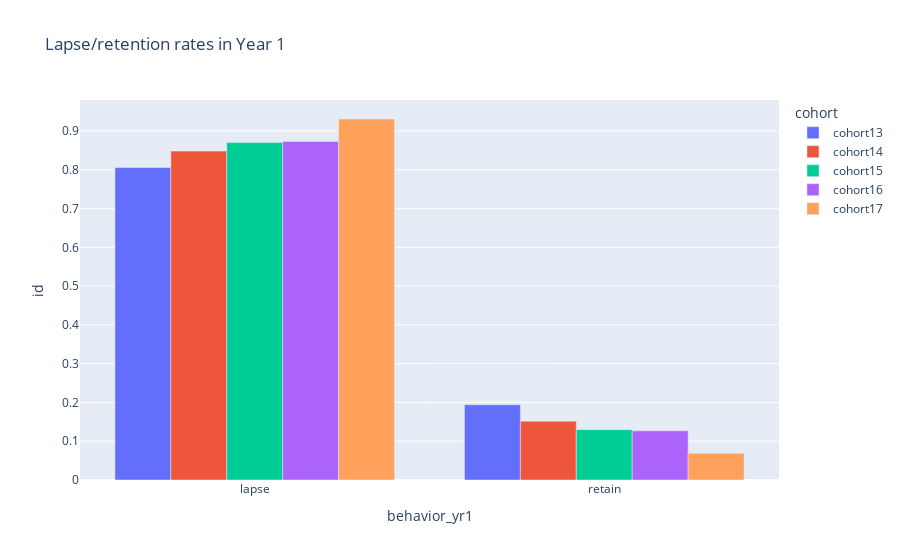

The code cell stored with this chart in its notebook:
### Code cell
fig = px.bar(yr1_perc.reset_index(), x="behavior_yr1", y="id", color="cohort", title="Lapse/retention rates in Year 1", barmode='group')
fig.show()

### Figure 1 — Plotly figure (JSON) as saved in the notebook; plotly's stock layout.template omitted (floating-point values rounded to 4 significant figures)
{"data": [{"alignmentgroup": "True", "hovertemplate": "cohort=cohort13<br>behavior_yr1=%{x}<br>id=%{y}<extra></extra>", "legendgroup": "cohort13", "marker": {"color": "#636efa"}, "name": "cohort13", "offsetgroup": "cohort13", "orientation": "v", "showlegend": true, "textposition": "auto", "type": "bar", "x": ["lapse", "retain"], "xaxis": "x", "y": [0.8059, 0.1941], "yaxis": "y"}, {"alignmentgroup": "True", "hovertemplate": "cohort=cohort14<br>behavior_yr1=%{x}<br>id=%{y}<extra></extra>", "legendgroup": "cohort14", "marker": {"color": "#EF553B"}, "name": "cohort14", "offsetgroup": "cohort14", "orientation": "v", "showlegend": true, "textposition": "auto", "type": "bar", "x": ["lapse", "retain"], "xaxis": "x", "y": [0.8482, 0.1518], "yaxis": "y"}, {"alignmentgroup": "True", "hovertemplate": "cohort=cohort15<br>behavior_yr1=%{x}<br>id=%{y}<extra></extra>", "legendgroup": "cohort15", "marker": {"color": "#00cc96"}, "name": "cohort15", "offsetgroup": "cohort15", "orientation": "v", "showlegend": true, "textposition": "auto", "type": "bar", "x": ["lapse", "retain"], "xaxis": "x", "y": [0.8703, 0.1297], "yaxis": "y"}, {"alignmentgroup": "True", "hovertemplate": "cohort=cohort16<br>behavior_yr1=%{x}<br>id=%{y}<extra></extra>", "legendgroup": "cohort16", "marker": {"color": "#ab63fa"}, "name": "cohort16", "offsetgroup": "cohort16", "orientation": "v", "showlegend": true, "textposition": "auto", "type": "bar", "x": ["lapse", "retain"], "xaxis": "x", "y": [0.8731, 0.1269], "yaxis": "y"}, {"alignmentgroup": "True", "hovertemplate": "cohort=cohort17<br>behavior_yr1=%{x}<br>id=%{y}<extra></extra>", "legendgroup": "cohort17", "marker": {"color": "#FFA15A"}, "name": "cohort17", "offsetgroup": "cohort17", "orientation": "v", "showlegend": true, "textposition": "auto", "type": "bar", "x": ["lapse", "retain"], "xaxis": "x", "y": [0.9311, 0.06894], "yaxis": "y"}], "layout": {"barmode": "group", "legend": {"title": {"text": "cohort"}, "tracegroupgap": 0}, "title": {"text": "Lapse/retention rates in Year 1"}, "xaxis": {"anchor": "y", "domain": [0, 1], "title": {"text": "behavior_yr1"}}, "yaxis": {"anchor": "x", "domain": [0, 1], "title": {"text": "id"}}}}
